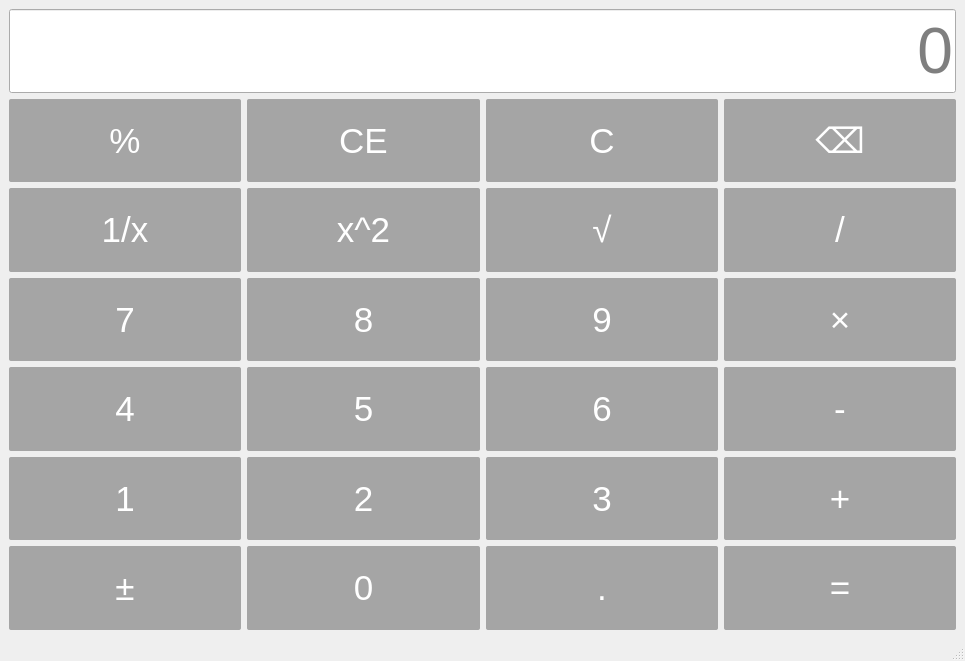
<?xml version="1.0" encoding="UTF-8"?>
<ui version="4.0">
 <class>MainWindow</class>
 <widget class="QMainWindow" name="MainWindow">
  <property name="geometry">
   <rect>
    <x>0</x>
    <y>0</y>
    <width>965</width>
    <height>661</height>
   </rect>
  </property>
  <property name="windowTitle">
   <string>计算器 蔡秋明 2023414290101</string>
  </property>
  <property name="styleSheet">
   <string notr="true">QPushButton{
background-color:rgba(50,50,50,100);
font-size:26pt;
color:white;
border-radius:2px;
}
QPushButton:hover{
background-color:lightgreen;
color:black;
}
QPushButton:pressed{
background-color:red;
color:black;
}
QLineEdit{
font-size:48pt;
}</string>
  </property>
  <widget class="QWidget" name="centralwidget">
   <layout class="QGridLayout" name="gridLayout">
    <item row="4" column="1">
     <widget class="QPushButton" name="btnNum8">
      <property name="sizePolicy">
       <sizepolicy hsizetype="Minimum" vsizetype="Preferred">
        <horstretch>0</horstretch>
        <verstretch>0</verstretch>
       </sizepolicy>
      </property>
      <property name="text">
       <string>8</string>
      </property>
     </widget>
    </item>
    <item row="5" column="1">
     <widget class="QPushButton" name="btnNum5">
      <property name="sizePolicy">
       <sizepolicy hsizetype="Minimum" vsizetype="Preferred">
        <horstretch>0</horstretch>
        <verstretch>0</verstretch>
       </sizepolicy>
      </property>
      <property name="text">
       <string>5</string>
      </property>
     </widget>
    </item>
    <item row="7" column="3">
     <widget class="QPushButton" name="btnEqual">
      <property name="sizePolicy">
       <sizepolicy hsizetype="Minimum" vsizetype="Preferred">
        <horstretch>0</horstretch>
        <verstretch>0</verstretch>
       </sizepolicy>
      </property>
      <property name="text">
       <string>=</string>
      </property>
     </widget>
    </item>
    <item row="6" column="1">
     <widget class="QPushButton" name="btnNum2">
      <property name="sizePolicy">
       <sizepolicy hsizetype="Minimum" vsizetype="Preferred">
        <horstretch>0</horstretch>
        <verstretch>0</verstretch>
       </sizepolicy>
      </property>
      <property name="text">
       <string>2</string>
      </property>
     </widget>
    </item>
    <item row="7" column="1">
     <widget class="QPushButton" name="btnNum0">
      <property name="sizePolicy">
       <sizepolicy hsizetype="Minimum" vsizetype="Preferred">
        <horstretch>0</horstretch>
        <verstretch>0</verstretch>
       </sizepolicy>
      </property>
      <property name="text">
       <string>0</string>
      </property>
     </widget>
    </item>
    <item row="3" column="3">
     <widget class="QPushButton" name="btnDivide">
      <property name="sizePolicy">
       <sizepolicy hsizetype="Minimum" vsizetype="Preferred">
        <horstretch>0</horstretch>
        <verstretch>0</verstretch>
       </sizepolicy>
      </property>
      <property name="text">
       <string>/</string>
      </property>
     </widget>
    </item>
    <item row="6" column="2">
     <widget class="QPushButton" name="btnNum3">
      <property name="sizePolicy">
       <sizepolicy hsizetype="Minimum" vsizetype="Preferred">
        <horstretch>0</horstretch>
        <verstretch>0</verstretch>
       </sizepolicy>
      </property>
      <property name="text">
       <string>3</string>
      </property>
     </widget>
    </item>
    <item row="2" column="1">
     <widget class="QPushButton" name="btnClear">
      <property name="sizePolicy">
       <sizepolicy hsizetype="Minimum" vsizetype="Preferred">
        <horstretch>0</horstretch>
        <verstretch>0</verstretch>
       </sizepolicy>
      </property>
      <property name="text">
       <string>CE</string>
      </property>
     </widget>
    </item>
    <item row="3" column="1">
     <widget class="QPushButton" name="btnSquare">
      <property name="sizePolicy">
       <sizepolicy hsizetype="Minimum" vsizetype="Preferred">
        <horstretch>0</horstretch>
        <verstretch>0</verstretch>
       </sizepolicy>
      </property>
      <property name="text">
       <string>x^2</string>
      </property>
     </widget>
    </item>
    <item row="4" column="2">
     <widget class="QPushButton" name="btnNum9">
      <property name="sizePolicy">
       <sizepolicy hsizetype="Minimum" vsizetype="Preferred">
        <horstretch>0</horstretch>
        <verstretch>0</verstretch>
       </sizepolicy>
      </property>
      <property name="text">
       <string>9</string>
      </property>
     </widget>
    </item>
    <item row="5" column="2">
     <widget class="QPushButton" name="btnNum6">
      <property name="sizePolicy">
       <sizepolicy hsizetype="Minimum" vsizetype="Preferred">
        <horstretch>0</horstretch>
        <verstretch>0</verstretch>
       </sizepolicy>
      </property>
      <property name="text">
       <string>6</string>
      </property>
     </widget>
    </item>
    <item row="4" column="3">
     <widget class="QPushButton" name="btnMultiple">
      <property name="sizePolicy">
       <sizepolicy hsizetype="Minimum" vsizetype="Preferred">
        <horstretch>0</horstretch>
        <verstretch>0</verstretch>
       </sizepolicy>
      </property>
      <property name="text">
       <string>×</string>
      </property>
     </widget>
    </item>
    <item row="2" column="0">
     <widget class="QPushButton" name="btnPercentage">
      <property name="sizePolicy">
       <sizepolicy hsizetype="Minimum" vsizetype="Preferred">
        <horstretch>0</horstretch>
        <verstretch>0</verstretch>
       </sizepolicy>
      </property>
      <property name="text">
       <string>%</string>
      </property>
     </widget>
    </item>
    <item row="5" column="0">
     <widget class="QPushButton" name="btnNum4">
      <property name="sizePolicy">
       <sizepolicy hsizetype="Minimum" vsizetype="Preferred">
        <horstretch>0</horstretch>
        <verstretch>0</verstretch>
       </sizepolicy>
      </property>
      <property name="text">
       <string>4</string>
      </property>
     </widget>
    </item>
    <item row="6" column="3">
     <widget class="QPushButton" name="btnPlus">
      <property name="sizePolicy">
       <sizepolicy hsizetype="Minimum" vsizetype="Preferred">
        <horstretch>0</horstretch>
        <verstretch>0</verstretch>
       </sizepolicy>
      </property>
      <property name="text">
       <string>+</string>
      </property>
     </widget>
    </item>
    <item row="2" column="3">
     <widget class="QPushButton" name="btnDel">
      <property name="sizePolicy">
       <sizepolicy hsizetype="Minimum" vsizetype="Preferred">
        <horstretch>0</horstretch>
        <verstretch>0</verstretch>
       </sizepolicy>
      </property>
      <property name="text">
       <string>⌫</string>
      </property>
     </widget>
    </item>
    <item row="6" column="0">
     <widget class="QPushButton" name="btnNum1">
      <property name="sizePolicy">
       <sizepolicy hsizetype="Minimum" vsizetype="Preferred">
        <horstretch>0</horstretch>
        <verstretch>0</verstretch>
       </sizepolicy>
      </property>
      <property name="text">
       <string>1</string>
      </property>
     </widget>
    </item>
    <item row="3" column="0">
     <widget class="QPushButton" name="btnInverse">
      <property name="sizePolicy">
       <sizepolicy hsizetype="Minimum" vsizetype="Preferred">
        <horstretch>0</horstretch>
        <verstretch>0</verstretch>
       </sizepolicy>
      </property>
      <property name="text">
       <string>1/x</string>
      </property>
     </widget>
    </item>
    <item row="7" column="0">
     <widget class="QPushButton" name="btnSign">
      <property name="sizePolicy">
       <sizepolicy hsizetype="Minimum" vsizetype="Preferred">
        <horstretch>0</horstretch>
        <verstretch>0</verstretch>
       </sizepolicy>
      </property>
      <property name="text">
       <string>±</string>
      </property>
     </widget>
    </item>
    <item row="2" column="2">
     <widget class="QPushButton" name="btnClearAll">
      <property name="sizePolicy">
       <sizepolicy hsizetype="Minimum" vsizetype="Preferred">
        <horstretch>0</horstretch>
        <verstretch>0</verstretch>
       </sizepolicy>
      </property>
      <property name="text">
       <string>C</string>
      </property>
     </widget>
    </item>
    <item row="3" column="2">
     <widget class="QPushButton" name="btnSqrt">
      <property name="sizePolicy">
       <sizepolicy hsizetype="Minimum" vsizetype="Preferred">
        <horstretch>0</horstretch>
        <verstretch>0</verstretch>
       </sizepolicy>
      </property>
      <property name="text">
       <string>√</string>
      </property>
     </widget>
    </item>
    <item row="7" column="2">
     <widget class="QPushButton" name="btnPeriod">
      <property name="sizePolicy">
       <sizepolicy hsizetype="Minimum" vsizetype="Preferred">
        <horstretch>0</horstretch>
        <verstretch>0</verstretch>
       </sizepolicy>
      </property>
      <property name="text">
       <string>.</string>
      </property>
     </widget>
    </item>
    <item row="4" column="0">
     <widget class="QPushButton" name="btnNum7">
      <property name="sizePolicy">
       <sizepolicy hsizetype="Minimum" vsizetype="Preferred">
        <horstretch>0</horstretch>
        <verstretch>0</verstretch>
       </sizepolicy>
      </property>
      <property name="styleSheet">
       <string notr="true"/>
      </property>
      <property name="text">
       <string>7</string>
      </property>
     </widget>
    </item>
    <item row="5" column="3">
     <widget class="QPushButton" name="btnMinus">
      <property name="sizePolicy">
       <sizepolicy hsizetype="Minimum" vsizetype="Preferred">
        <horstretch>0</horstretch>
        <verstretch>0</verstretch>
       </sizepolicy>
      </property>
      <property name="text">
       <string>-</string>
      </property>
     </widget>
    </item>
    <item row="1" column="0" colspan="4">
     <widget class="QLineEdit" name="display">
      <property name="sizePolicy">
       <sizepolicy hsizetype="Expanding" vsizetype="Minimum">
        <horstretch>0</horstretch>
        <verstretch>0</verstretch>
       </sizepolicy>
      </property>
      <property name="alignment">
       <set>Qt::AlignmentFlag::AlignRight|Qt::AlignmentFlag::AlignTrailing|Qt::AlignmentFlag::AlignVCenter</set>
      </property>
      <property name="placeholderText">
       <string>0</string>
      </property>
     </widget>
    </item>
   </layout>
  </widget>
  <widget class="QMenuBar" name="menubar">
   <property name="geometry">
    <rect>
     <x>0</x>
     <y>0</y>
     <width>965</width>
     <height>25</height>
    </rect>
   </property>
  </widget>
  <widget class="QStatusBar" name="statusbar"/>
 </widget>
 <resources/>
 <connections/>
</ui>
